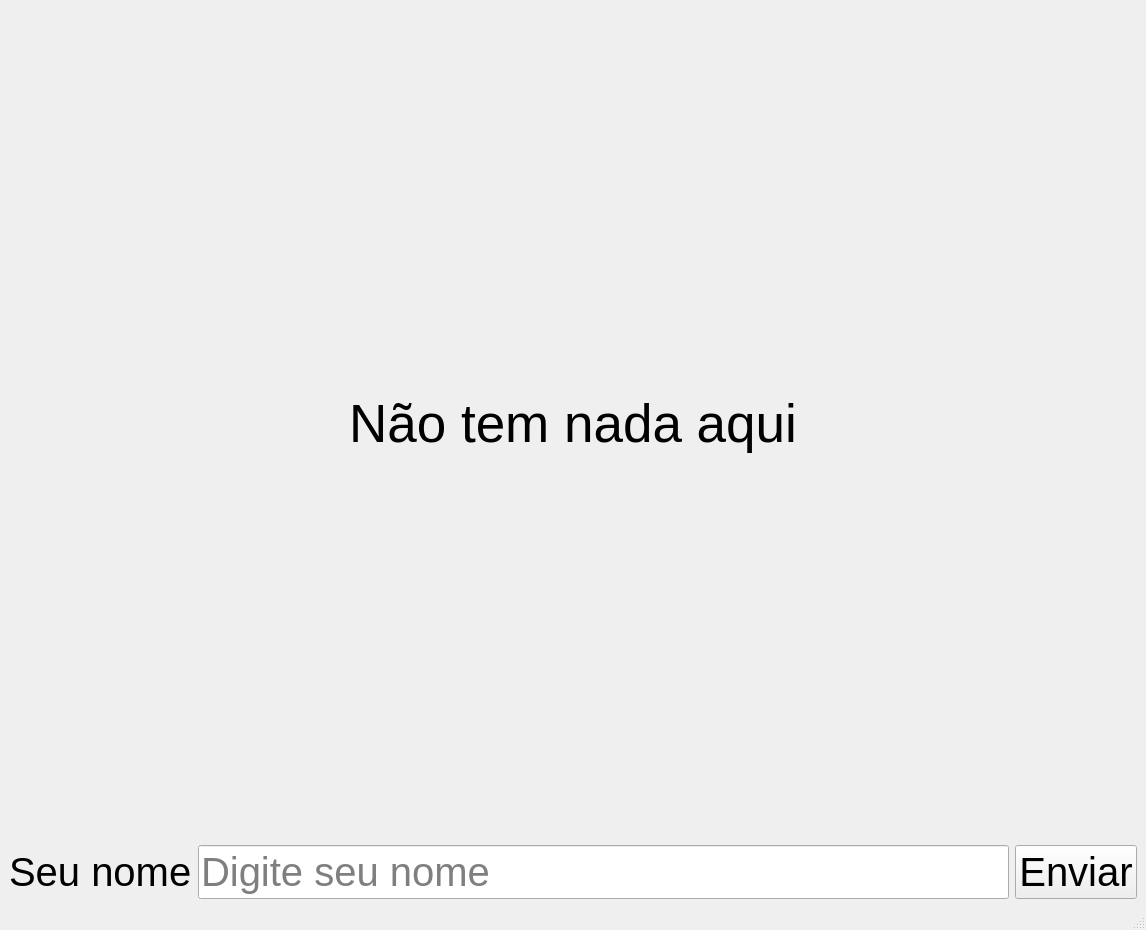
<?xml version="1.0" encoding="UTF-8"?>
<ui version="4.0">
 <class>MainWindow</class>
 <widget class="QMainWindow" name="MainWindow">
  <property name="geometry">
   <rect>
    <x>0</x>
    <y>0</y>
    <width>1146</width>
    <height>930</height>
   </rect>
  </property>
  <property name="windowTitle">
   <string>MainWindow</string>
  </property>
  <widget class="QWidget" name="centralwidget">
   <layout class="QHBoxLayout" name="horizontalLayout">
    <item>
     <layout class="QGridLayout" name="gridLayout">
      <item row="0" column="0">
       <widget class="QLabel" name="labelResult">
        <property name="font">
         <font>
          <pointsize>40</pointsize>
         </font>
        </property>
        <property name="text">
         <string>Não tem nada aqui</string>
        </property>
        <property name="alignment">
         <set>Qt::AlignCenter</set>
        </property>
       </widget>
      </item>
      <item row="1" column="0">
       <layout class="QGridLayout" name="gridLayout_2">
        <item row="0" column="0">
         <widget class="QLabel" name="labelName">
          <property name="font">
           <font>
            <pointsize>30</pointsize>
           </font>
          </property>
          <property name="text">
           <string>Seu nome</string>
          </property>
         </widget>
        </item>
        <item row="0" column="1">
         <widget class="QLineEdit" name="lneName">
          <property name="font">
           <font>
            <pointsize>30</pointsize>
           </font>
          </property>
          <property name="placeholderText">
           <string>Digite seu nome</string>
          </property>
         </widget>
        </item>
        <item row="0" column="2">
         <widget class="QPushButton" name="buttonSend">
          <property name="font">
           <font>
            <pointsize>30</pointsize>
           </font>
          </property>
          <property name="text">
           <string>Enviar</string>
          </property>
         </widget>
        </item>
       </layout>
      </item>
     </layout>
    </item>
   </layout>
  </widget>
  <widget class="QMenuBar" name="menubar">
   <property name="geometry">
    <rect>
     <x>0</x>
     <y>0</y>
     <width>1146</width>
     <height>22</height>
    </rect>
   </property>
  </widget>
  <widget class="QStatusBar" name="statusbar"/>
 </widget>
 <resources/>
 <connections/>
</ui>
